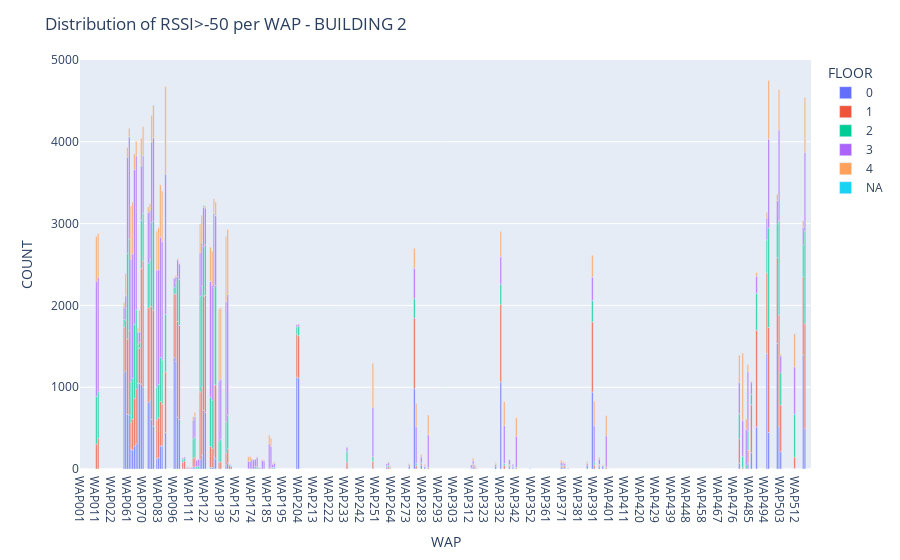

Source (notebook cell):
### Code cell
fig = px.bar(full_wap_dist[(full_wap_dist.BUILDINGID == 2) | (full_wap_dist.BUILDINGID == 'NA')], x = 'WAP', y = 'COUNT', color = 'FLOOR')
fig.update_layout(title = "Distribution of RSSI>-50 per WAP - BUILDING 2", barmode='relative', xaxis={'categoryorder':'category ascending'})
fig.show()

### Figure 1 — Plotly figure (JSON) as saved in the notebook; plotly's stock layout.template omitted (floating-point values rounded to 4 significant figures; data arrays with more than 128 entries replaced by an {"elided": "..."} marker saying what was removed)
{"data": [{"alignmentgroup": "True", "hoverlabel": {"namelength": 0}, "hovertemplate": "FLOOR=0<br>WAP=%{x}<br>COUNT=%{y}", "legendgroup": "0", "marker": {"color": "#636efa"}, "name": "0", "offsetgroup": "0", "orientation": "v", "showlegend": true, "textposition": "auto", "type": "bar", "x": ["WAP059", "WAP060", "WAP061", "WAP062", "WAP063", "WAP064", "WAP065", "WAP066", "WAP067", "WAP068", "WAP069", "WAP070", "WAP073", "WAP074", "WAP077", "WAP078", "WAP082", "WAP083", "WAP084", "WAP085", "WAP087", "WAP096", "WAP097", "WAP098", "WAP099", "WAP109", "WAP110", "WAP113", "WAP114", "WAP117", "WAP118", "WAP121", "WAP122", "WAP127", "WAP128", "WAP131", "WAP132", "WAP138", "WAP144", "WAP145", "WAP174", "WAP203", "WAP204", "WAP249", "WAP258", "WAP260", "WAP261", "WAP274", "WAP277", "WAP282", "WAP284", "WAP313", "WAP315", "WAP316", "WAP329", "WAP332", "WAP338", "WAP340", "WAP351", "WAP369", "WAP371", "WAP372", "WAP386", "WAP389", "WAP394", "WAP396", "WAP479", "WAP484", "WAP486", "WAP489", "WAP495", "WAP496", "WAP501", "WAP502", "WAP503", "WAP511", "WAP516", "WAP517"], "xaxis": "x", "y": [1184, 1199, 669, 659, 243, 234, 279, 310, 1048, 1045, 1038, 1001, 820, 845, 604, 524, 126, 138, 279, 283, 445, 1365, 1315, 634, 605, 10, 10, 27, 23, 118, 170, 718, 692, 20, 18, 150, 126, 1, 51, 76, 4, 1122, 1114, 7, 22, 3, 5, 36, 982, 49, 27, 7, 27, 10, 33, 1059, 26, 24, 5, 22, 15, 12, 47, 941, 27, 37, 70, 73, 201, 515, 1411, 447, 1536, 521, 214, 9, 1395, 495], "yaxis": "y"}, {"alignmentgroup": "True", "hoverlabel": {"namelength": 0}, "hovertemplate": "FLOOR=1<br>WAP=%{x}<br>COUNT=%{y}", "legendgroup": "1", "marker": {"color": "#EF553B"}, "name": "1", "offsetgroup": "1", "orientation": "v", "showlegend": true, "textposition": "auto", "type": "bar", "x": ["WAP011", "WAP012", "WAP059", "WAP060", "WAP061", "WAP062", "WAP063", "WAP064", "WAP065", "WAP066", "WAP067", "WAP068", "WAP069", "WAP070", "WAP073", "WAP074", "WAP077", "WAP078", "WAP082", "WAP083", "WAP084", "WAP085", "WAP087", "WAP096", "WAP097", "WAP098", "WAP099", "WAP107", "WAP108", "WAP109", "WAP110", "WAP111", "WAP112", "WAP113", "WAP114", "WAP115", "WAP116", "WAP117", "WAP118", "WAP121", "WAP122", "WAP127", "WAP128", "WAP131", "WAP132", "WAP138", "WAP139", "WAP144", "WAP145", "WAP146", "WAP147", "WAP164", "WAP165", "WAP176", "WAP177", "WAP186", "WAP187", "WAP188", "WAP189", "WAP203", "WAP204", "WAP234", "WAP249", "WAP258", "WAP260", "WAP261", "WAP274", "WAP277", "WAP279", "WAP282", "WAP284", "WAP286", "WAP313", "WAP315", "WAP316", "WAP329", "WAP332", "WAP335", "WAP338", "WAP340", "WAP342", "WAP369", "WAP371", "WAP372", "WAP386", "WAP389", "WAP391", "WAP394", "WAP396", "WAP398", "WAP479", "WAP481", "WAP483", "WAP484", "WAP486", "WAP489", "WAP495", "WAP496", "WAP501", "WAP502", "WAP503", "WAP511", "WAP516", "WAP517"], "xaxis": "x", "y": [305, 374, 551, 623, 921, 1032, 324, 376, 585, 670, 427, 432, 1411, 1545, 1151, 1152, 1382, 1419, 473, 488, 546, 511, 741, 775, 823, 1169, 1149, 85, 98, 9, 8, 8, 9, 102, 121, 3, 2, 825, 831, 1397, 1431, 255, 234, 877, 904, 83, 87, 148, 173, 40, 35, 4, 3, 5, 5, 14, 11, 7, 8, 526, 515, 84, 87, 11, 23, 13, 21, 864, 43, 22, 3, 20, 8, 28, 17, 23, 952, 44, 19, 7, 17, 15, 19, 25, 24, 858, 51, 21, 8, 21, 301, 16, 10, 160, 585, 1180, 985, 1283, 1046, 1360, 569, 137, 956, 1281], "yaxis": "y"}, {"alignmentgroup": "True", "hoverlabel": {"namelength": 0}, "hovertemplate": "FLOOR=2<br>WAP=%{x}<br>COUNT=%{y}", "legendgroup": "2", "marker": {"color": "#00cc96"}, "name": "2", "offsetgroup": "2", "orientation": "v", "showlegend": true, "textposition": "auto", "type": "bar", "x": ["WAP011", "WAP012", "WAP059", "WAP060", "WAP061", "WAP062", "WAP063", "WAP064", "WAP065", "WAP066", "WAP067", "WAP068", "WAP069", "WAP070", "WAP073", "WAP074", "WAP077", "WAP078", "WAP082", "WAP083", "WAP084", "WAP085", "WAP087", "WAP096", "WAP097", "WAP098", "WAP099", "WAP107", "WAP108", "WAP109", "WAP110", "WAP113", "WAP114", "WAP115", "WAP116", "WAP117", "WAP118", "WAP121", "WAP122", "WAP127", "WAP128", "WAP131", "WAP132", "WAP138", "WAP139", "WAP144", "WAP145", "WAP146", "WAP147", "WAP176", "WAP177", "WAP180", "WAP181", "WAP187", "WAP188", "WAP189", "WAP203", "WAP204", "WAP234", "WAP249", "WAP258", "WAP260", "WAP261", "WAP274", "WAP277", "WAP279", "WAP282", "WAP284", "WAP286", "WAP315", "WAP329", "WAP332", "WAP335", "WAP338", "WAP340", "WAP342", "WAP369", "WAP371", "WAP372", "WAP386", "WAP389", "WAP391", "WAP394", "WAP398", "WAP479", "WAP481", "WAP483", "WAP484", "WAP486", "WAP489", "WAP495", "WAP496", "WAP501", "WAP502", "WAP503", "WAP511", "WAP516", "WAP517"], "xaxis": "x", "y": [581, 571, 93, 141, 1048, 1123, 491, 500, 906, 963, 51, 68, 591, 583, 545, 567, 1024, 1088, 399, 407, 540, 539, 702, 82, 142, 550, 564, 34, 29, 2, 2, 241, 243, 26, 32, 1172, 1233, 603, 618, 602, 588, 1192, 1214, 256, 273, 380, 409, 14, 5, 27, 19, 4, 4, 3, 11, 14, 89, 117, 130, 57, 4, 18, 2, 6, 236, 27, 6, 5, 2, 10, 7, 248, 22, 13, 7, 2, 7, 12, 6, 4, 260, 36, 7, 4, 304, 140, 40, 234, 125, 454, 406, 1217, 416, 1153, 395, 523, 391, 1128], "yaxis": "y"}, {"alignmentgroup": "True", "hoverlabel": {"namelength": 0}, "hovertemplate": "FLOOR=3<br>WAP=%{x}<br>COUNT=%{y}", "legendgroup": "3", "marker": {"color": "#ab63fa"}, "name": "3", "offsetgroup": "3", "orientation": "v", "showlegend": true, "textposition": "auto", "type": "bar", "x": ["WAP011", "WAP012", "WAP059", "WAP060", "WAP061", "WAP062", "WAP063", "WAP064", "WAP065", "WAP066", "WAP067", "WAP068", "WAP069", "WAP070", "WAP073", "WAP074", "WAP077", "WAP078", "WAP082", "WAP083", "WAP084", "WAP085", "WAP087", "WAP096", "WAP097", "WAP098", "WAP099", "WAP107", "WAP108", "WAP109", "WAP110", "WAP111", "WAP112", "WAP113", "WAP114", "WAP115", "WAP116", "WAP117", "WAP118", "WAP121", "WAP122", "WAP127", "WAP128", "WAP131", "WAP132", "WAP138", "WAP139", "WAP144", "WAP145", "WAP146", "WAP147", "WAP164", "WAP165", "WAP174", "WAP175", "WAP176", "WAP177", "WAP178", "WAP179", "WAP180", "WAP181", "WAP186", "WAP187", "WAP188", "WAP189", "WAP203", "WAP204", "WAP234", "WAP249", "WAP258", "WAP260", "WAP261", "WAP274", "WAP277", "WAP279", "WAP282", "WAP284", "WAP286", "WAP313", "WAP315", "WAP316", "WAP318", "WAP329", "WAP332", "WAP335", "WAP338", "WAP340", "WAP342", "WAP369", "WAP371", "WAP372", "WAP375", "WAP386", "WAP389", "WAP391", "WAP394", "WAP396", "WAP398", "WAP479", "WAP481", "WAP483", "WAP484", "WAP486", "WAP489", "WAP495", "WAP496", "WAP501", "WAP502", "WAP503", "WAP511", "WAP516", "WAP517"], "xaxis": "x", "y": [1410, 1400, 154, 154, 1174, 1247, 1503, 1520, 1889, 1886, 147, 132, 665, 703, 619, 601, 986, 1019, 1432, 1404, 1470, 1446, 1715, 107, 66, 202, 190, 15, 19, 8, 7, 7, 9, 225, 253, 76, 81, 530, 528, 482, 449, 1417, 1407, 905, 854, 738, 741, 1468, 1475, 7, 3, 91, 94, 117, 112, 87, 117, 14, 8, 100, 94, 292, 263, 40, 48, 28, 23, 49, 601, 25, 32, 12, 2, 371, 448, 70, 2, 397, 34, 37, 18, 7, 5, 336, 465, 55, 16, 382, 39, 27, 25, 8, 3, 287, 441, 64, 2, 382, 384, 438, 436, 723, 151, 208, 267, 1086, 283, 1111, 204, 580, 212, 968], "yaxis": "y"}, {"alignmentgroup": "True", "hoverlabel": {"namelength": 0}, "hovertemplate": "FLOOR=4<br>WAP=%{x}<br>COUNT=%{y}", "legendgroup": "4", "marker": {"color": "#FFA15A"}, "name": "4", "offsetgroup": "4", "orientation": "v", "showlegend": true, "textposition": "auto", "type": "bar", "x": ["WAP011", "WAP012", "WAP059", "WAP060", "WAP061", "WAP062", "WAP063", "WAP064", "WAP065", "WAP066", "WAP067", "WAP068", "WAP069", "WAP070", "WAP073", "WAP074", "WAP077", "WAP078", "WAP082", "WAP083", "WAP084", "WAP085", "WAP087", "WAP096", "WAP097", "WAP098", "WAP099", "WAP111", "WAP113", "WAP114", "WAP117", "WAP118", "WAP121", "WAP122", "WAP127", "WAP128", "WAP131", "WAP132", "WAP138", "WAP139", "WAP144", "WAP145", "WAP164", "WAP165", "WAP174", "WAP175", "WAP177", "WAP180", "WAP181", "WAP186", "WAP187", "WAP188", "WAP189", "WAP203", "WAP249", "WAP260", "WAP261", "WAP274", "WAP277", "WAP279", "WAP282", "WAP284", "WAP286", "WAP315", "WAP316", "WAP318", "WAP329", "WAP332", "WAP335", "WAP338", "WAP342", "WAP369", "WAP371", "WAP372", "WAP386", "WAP389", "WAP391", "WAP394", "WAP396", "WAP398", "WAP479", "WAP481", "WAP483", "WAP484", "WAP486", "WAP489", "WAP495", "WAP496", "WAP501", "WAP502", "WAP503", "WAP511", "WAP516", "WAP517"], "xaxis": "x", "y": [548, 534, 52, 274, 119, 106, 655, 631, 193, 174, 54, 262, 338, 351, 68, 79, 327, 398, 477, 512, 639, 616, 1070, 12, 19, 19, 10, 9, 45, 50, 350, 341, 27, 24, 419, 417, 178, 165, 879, 871, 794, 796, 55, 56, 8, 4, 10, 13, 8, 106, 99, 6, 16, 8, 544, 11, 9, 2, 244, 285, 28, 17, 240, 29, 6, 8, 13, 308, 292, 9, 227, 24, 19, 8, 17, 267, 301, 24, 8, 244, 333, 824, 121, 88, 14, 43, 71, 717, 78, 492, 21, 404, 84, 671], "yaxis": "y"}, {"alignmentgroup": "True", "hoverlabel": {"namelength": 0}, "hovertemplate": "FLOOR=NA<br>WAP=%{x}<br>COUNT=%{y}", "legendgroup": "NA", "marker": {"color": "#19d3f3"}, "name": "NA", "offsetgroup": "NA", "orientation": "v", "showlegend": true, "textposition": "auto", "type": "bar", "x": {"elided": "310 str values"}, "xaxis": "x", "y": {"elided": "310 int values"}, "yaxis": "y"}], "layout": {"autosize": true, "barmode": "relative", "legend": {"title": {"text": "FLOOR"}, "tracegroupgap": 0}, "margin": {"t": 60}, "title": {"text": "Distribution of RSSI>-50 per WAP - BUILDING 2"}, "xaxis": {"anchor": "y", "autorange": true, "categoryorder": "category ascending", "domain": [0, 1], "range": [-0.5, 422.5], "title": {"text": "WAP"}, "type": "category"}, "yaxis": {"anchor": "x", "autorange": true, "domain": [0, 1], "range": [0, 5000], "title": {"text": "COUNT"}, "type": "linear"}}}
